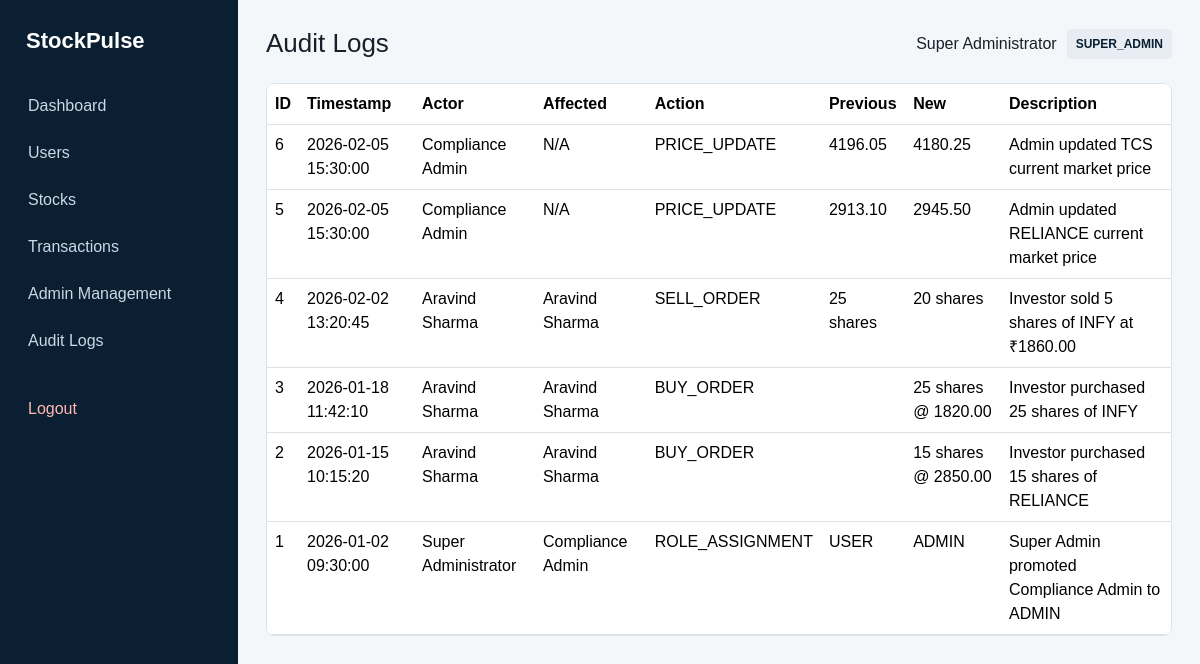
The app's page /admin/audit-logs.php (signed in) with its own data.
### tables this page shows
CREATE TABLE IF NOT EXISTS Users (
    user_id INT AUTO_INCREMENT PRIMARY KEY,
    name VARCHAR(100) NOT NULL,
    email VARCHAR(120) NOT NULL UNIQUE,
    phone VARCHAR(20) NOT NULL,
    password_hash VARCHAR(255) NOT NULL,
    cash_balance DECIMAL(15, 2) NOT NULL DEFAULT 100000.00,
    account_status ENUM('ACTIVE', 'SUSPENDED', 'CLOSED') NOT NULL DEFAULT 'ACTIVE',
    created_at TIMESTAMP DEFAULT CURRENT_TIMESTAMP,
    updated_at TIMESTAMP DEFAULT CURRENT_TIMESTAMP ON UPDATE CURRENT_TIMESTAMP,
    CONSTRAINT chk_cash_balance CHECK (cash_balance >= 0.00)
);

CREATE TABLE IF NOT EXISTS Audit_Log (
    log_id INT AUTO_INCREMENT PRIMARY KEY,
    acting_user_id INT NULL,
    affected_user_id INT NULL,
    action VARCHAR(50) NOT NULL,
    table_name VARCHAR(50) NOT NULL,
    record_id INT NULL,
    previous_value TEXT NULL,
    new_value TEXT NULL,
    description TEXT,
    action_timestamp TIMESTAMP DEFAULT CURRENT_TIMESTAMP,
    FOREIGN KEY (acting_user_id) REFERENCES Users(user_id) ON DELETE SET NULL ON UPDATE CASCADE,
    FOREIGN KEY (affected_user_id) REFERENCES Users(user_id) ON DELETE SET NULL ON UPDATE CASCADE
);

### config/database.php (called while the page is built, shortened)
<?php
function db(): PDO
{
    static $pdo = null;
    if ($pdo instanceof PDO) {
        return $pdo;
    }
    $host = getenv('MYSQL_HOST') ?: '127.0.0.1';
    $port = getenv('MYSQL_PORT') ?: '3306';
    $database = getenv('MYSQL_DB') ?: 'stock_portfolio_db';
    $username = getenv('MYSQL_USER') ?: 'root';
    $password = getenv('MYSQL_PASSWORD') ?: '';
    $dsn = sprintf('mysql:host=%s;port=%s;dbname=%s;charset=utf8mb4', $host, $port, $database);
    $pdo = new PDO($dsn, $username, $password, [
        PDO::ATTR_ERRMODE => PDO::ERRMODE_EXCEPTION,
        PDO::ATTR_DEFAULT_FETCH_MODE => PDO::FETCH_ASSOC,
        PDO::ATTR_EMULATE_PREPARES => false,
    ]);
    return $pdo;
}

### includes/bootstrap.php (called while the page is built, shortened)
<?php
require_once __DIR__ . '/../config/database.php';
function e(string $value): string
{
    return htmlspecialchars($value, ENT_QUOTES | ENT_SUBSTITUTE, 'UTF-8');
}
function current_role(int $userId): string
{
    $sql = 'SELECT r.role_name
            FROM User_Roles ur
            JOIN Roles r ON r.role_id = ur.role_id
            WHERE ur.user_id = ?
            ORDER BY CASE r.role_name WHEN \'SUPER_ADMIN\' THEN 1 WHEN \'ADMIN\' THEN 2 ELSE 3 END
            LIMIT 1';
    $statement = db()->prepare($sql);
    $statement->execute([$userId]);
    return (string) ($statement->fetchColumn() ?: 'USER');
}
function require_login(): array
{
    $statement = db()->prepare('SELECT user_id, name, email, phone, cash_balance, account_status FROM Users WHERE user_id = ?');
    $statement->execute([(int) $_SESSION['user_id']]);
    $user = $statement->fetch();
    $user['role'] = current_role((int) $user['user_id']);
    return $user;
}
function require_role(array $roles): array
{
    $user = require_login();
    return $user;
}
function require_super_admin(): array
{
    return require_role(['SUPER_ADMIN']);
}

### admin/audit-logs.php (the view)
<?php
declare(strict_types=1);require_once __DIR__.'/../includes/bootstrap.php';require_once __DIR__.'/../includes/layout.php';
$user=require_super_admin();$rows=db()->query("SELECT l.*,a.name acting_name,f.name affected_name FROM Audit_Log l LEFT JOIN Users a ON a.user_id=l.acting_user_id LEFT JOIN Users f ON f.user_id=l.affected_user_id ORDER BY l.log_id DESC LIMIT 500")->fetchAll();
$body='<div class="table-card"><table class="table table-hover"><thead><tr><th>ID</th><th>Timestamp</th><th>Actor</th><th>Affected</th><th>Action</th><th>Previous</th><th>New</th><th>Description</th></tr></thead><tbody>';foreach($rows as$r){$body.='<tr><td>'.(int)$r['log_id'].'</td><td>'.e((string)$r['action_timestamp']).'</td><td>'.e((string)($r['acting_name']??'System')).'</td><td>'.e((string)($r['affected_name']??'N/A')).'</td><td>'.e($r['action']).'</td><td>'.e((string)$r['previous_value']).'</td><td>'.e((string)$r['new_value']).'</td><td>'.e((string)$r['description']).'</td></tr>';}$body.='</tbody></table></div>';render_layout('Audit Logs',$body,$user,true);

### includes/layout.php (shortened to what this page needs)
<?php
function render_layout(string $title, string $body, ?array $user = null, bool $admin = false): void
{
    $role = $user['role'] ?? 'GUEST';
    echo '<!doctype html><html lang="en"><head><meta charset="utf-8">';
    echo '<link href="https://cdn.jsdelivr.net/npm/bootstrap@5.3.3/dist/css/bootstrap.min.css" rel="stylesheet">';
    echo '<link rel="stylesheet" href="/assets/css/style.css">';
    echo '</head><body>';
    echo '<div class="app-shell">';
    if ($user) {
        echo '<aside class="sidebar">';
        echo '<a class="brand" href="' . ($admin ? '/admin/dashboard.php' : '/user/dashboard.php') . '">StockPulse</a>';
        echo '<nav>';
        if ($admin) {
            echo '<a href="/admin/dashboard.php">Dashboard</a>';
            echo '<a href="/admin/users.php">Users</a>';
            echo '<a href="/admin/stocks.php">Stocks</a>';
            echo '<a href="/admin/transactions.php">Transactions</a>';
            if ($role === 'SUPER_ADMIN') {
                echo '<a href="/admin/admins.php">Admin Management</a>';
                echo '<a href="/admin/audit-logs.php">Audit Logs</a>';
            }
        }
        echo '<a href="/' . ($admin ? 'admin/logout.php' : 'user/logout.php') . '" class="logout">Logout</a>';
        echo '</nav></aside>';
    }
    echo '<main class="main-content">';
    echo '<div class="page-header"><h1>' . e($title) . '</h1>';
    if ($user) {
        echo '<div class="account-meta"><span>' . e($user['name']) . '</span><span class="badge-role">' . e($role) . '</span></div>';
    }
    echo '</div>';
    echo $body;
    echo '</main></div>';
    echo '</body></html>';
}

### assets/css/style.css (style rules this page uses)
:root { --navy: #0b1f33; --navy-light: #15344f; --blue: #2563eb; --green: #16845b; --red: #c0392b; --border: #dbe3ea; --background: #f4f7fa; }
* { box-sizing: border-box; }
body { margin: 0; background: var(--background); color: #16202a; font-family: Arial, Helvetica, sans-serif; }
.app-shell { min-height: 100vh; display: flex; }
.sidebar { width: 238px; background: var(--navy); color: #fff; padding: 24px 16px; position: fixed; height: 100vh; overflow-y: auto; }
.sidebar .brand { color: #fff; text-decoration: none; font-size: 22px; font-weight: 700; display: block; padding: 0 10px 24px; }
.sidebar nav a { display: block; color: #cbd8e5; text-decoration: none; padding: 10px 12px; border-radius: 6px; margin: 3px 0; }
.sidebar nav .logout { color: #ffb9b0; margin-top: 24px; }
.main-content { width: calc(100% - 238px); margin-left: 238px; padding: 28px; }
.page-header { display: flex; justify-content: space-between; align-items: center; margin-bottom: 24px; }
.page-header h1 { margin: 0; font-size: 26px; }
.account-meta { display: flex; align-items: center; gap: 10px; }
.badge-role { background: #e7edf3; color: var(--navy); padding: 6px 9px; border-radius: 4px; font-size: 12px; font-weight: 700; }
.table-card { background: #fff; border: 1px solid var(--border); border-radius: 8px; overflow-x: auto; }
.table-card table { margin: 0; }

### records on screen
users: name "Super Administrator"
audit_log: log_id "6", action_timestamp "2026-02-05 15:30:00", acting_user.name "Compliance Admin", affected_name "N/A", action "PRICE_UPDATE", previous_value "4196.05", new_value "4180.25", description "Admin updated TCS current market price"
audit_log: log_id "5", action_timestamp "2026-02-05 15:30:00", acting_user.name "Compliance Admin", affected_name "N/A", action "PRICE_UPDATE", previous_value "2913.10", new_value "2945.50", description "Admin updated RELIANCE current market price"
audit_log: log_id "4", action_timestamp "2026-02-02 13:20:45", acting_user.name "Aravind Sharma", action "SELL_ORDER", previous_value "25 shares", new_value "20 shares", description "Investor sold 5 shares of INFY at ₹1860.00"
audit_log: log_id "3", action_timestamp "2026-01-18 11:42:10", acting_user.name "Aravind Sharma", action "BUY_ORDER", new_value "25 shares @ 1820.00", description "Investor purchased 25 shares of INFY"
audit_log: log_id "2", action_timestamp "2026-01-15 10:15:20", acting_user.name "Aravind Sharma", action "BUY_ORDER", new_value "15 shares @ 2850.00", description "Investor purchased 15 shares of RELIANCE"
audit_log: log_id "1", action_timestamp "2026-01-02 09:30:00", acting_user.name "Super Administrator", affected_user.name "Compliance Admin", action "ROLE_ASSIGNMENT", previous_value "USER", new_value "ADMIN", description "Super Admin promoted Compliance Admin to ADMIN"

### other values on screen
$title "Audit Logs"
$role "SUPER_ADMIN"
